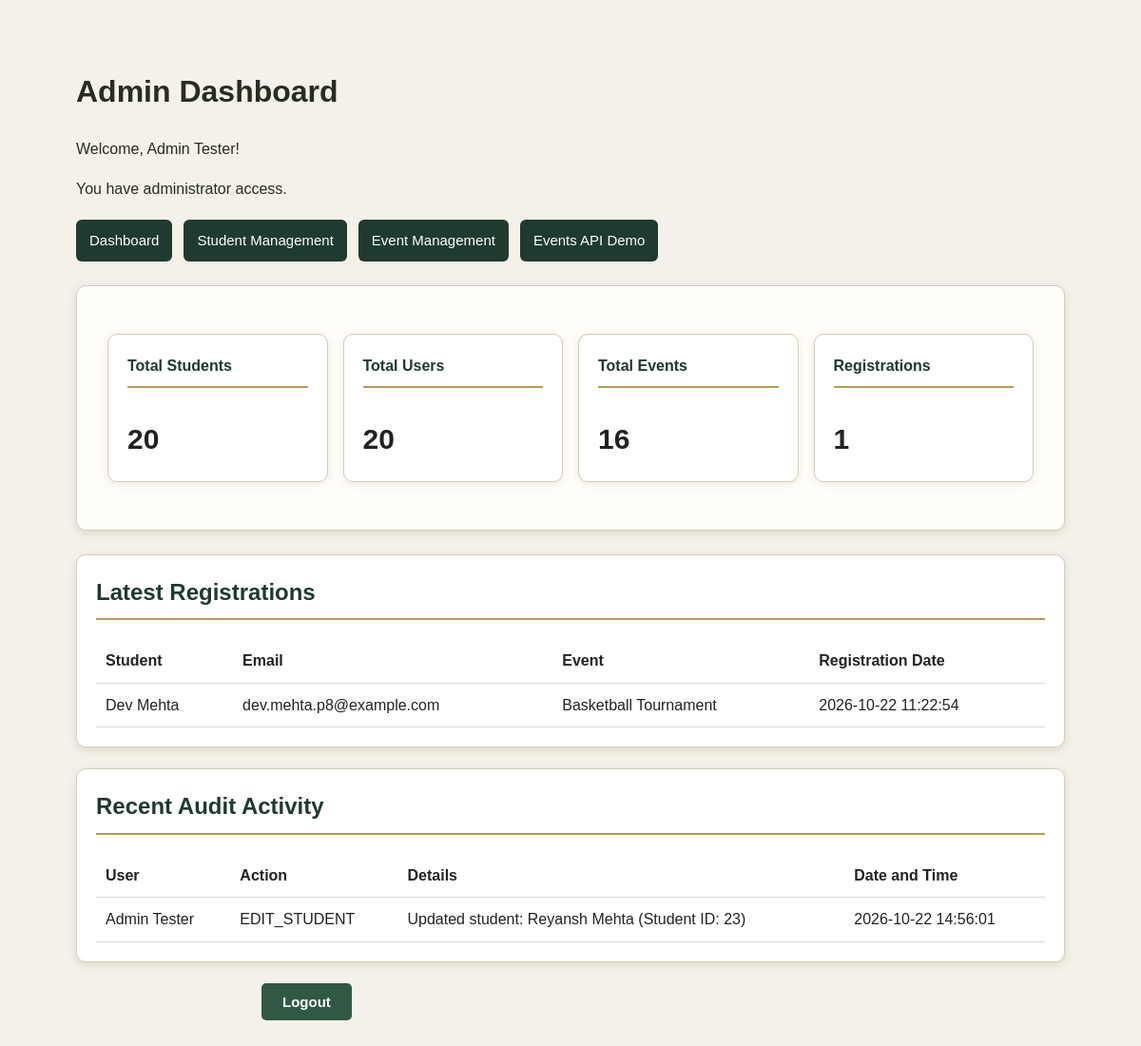
/admin-dashboard.php (signed in), run on the app's committed database.
### tables this page shows
CREATE TABLE `registrations` (
  `registration_id` int(11) NOT NULL,
  `student_id` int(11) NOT NULL,
  `event_id` int(11) NOT NULL,
  `registration_date` timestamp NOT NULL DEFAULT current_timestamp()
);

CREATE TABLE `students` (
  `student_id` int(11) NOT NULL,
  `name` varchar(100) NOT NULL,
  `email` varchar(100) NOT NULL,
  `college_student_id` varchar(30) DEFAULT NULL,
  `mobile` varchar(10) DEFAULT NULL,
  `date_of_birth` date DEFAULT NULL,
  `gender` enum('male','female','other') DEFAULT NULL,
  `program` enum('cse','it','ce') DEFAULT NULL,
  `study_year` tinyint(3) UNSIGNED DEFAULT NULL,
  `password_hash` varchar(255) DEFAULT NULL,
  `role` enum('student','admin') NOT NULL DEFAULT 'student',
  `last_login` datetime DEFAULT NULL
);

CREATE TABLE `events` (
  `event_id` int(11) NOT NULL,
  `title` varchar(150) NOT NULL,
  `event_date` date NOT NULL,
  `category` varchar(30) DEFAULT NULL,
  `location` varchar(150) DEFAULT NULL,
  `venue` varchar(150) NOT NULL DEFAULT 'TBA',
  `status` enum('open','closed') NOT NULL DEFAULT 'open',
  `description` text NOT NULL DEFAULT '',
  `poster` varchar(255) DEFAULT NULL
);

CREATE TABLE `audit_logs` (
  `log_id` int(11) NOT NULL,
  `user_id` int(11) DEFAULT NULL,
  `user_name` varchar(100) NOT NULL,
  `action` varchar(100) NOT NULL,
  `details` text DEFAULT NULL,
  `created_at` timestamp NOT NULL DEFAULT current_timestamp()
);

### admin-dashboard.php (the view, shortened to what this page needs)
<?php
require_once "db.php";
$studentCount = (int) $pdo->query(
    "SELECT COUNT(*) FROM students"
)->fetchColumn();
$eventCount = (int) $pdo->query(
    "SELECT COUNT(*) FROM events"
)->fetchColumn();
$userCount = (int) $pdo->query(
    "SELECT COUNT(*) FROM students"
)->fetchColumn();
$registrationCount = (int) $pdo->query(
    "SELECT COUNT(*) FROM registrations"
)->fetchColumn();
$latestStmt = $pdo->query(
    "SELECT r.registration_id, r.registration_date,
            s.name AS student_name, s.email,
            e.title AS event_title
     FROM registrations r
     INNER JOIN students s ON r.student_id = s.student_id
     INNER JOIN events e ON r.event_id = e.event_id
     ORDER BY r.registration_date DESC
     LIMIT 5"
);
$latestRegistrations = $latestStmt->fetchAll(PDO::FETCH_ASSOC);
$auditLogs = [];
try {
    $auditStmt = $pdo->query(
        "SELECT user_name, action, details, created_at
         FROM audit_logs
         ORDER BY created_at DESC
         LIMIT 10"
    );
    $auditLogs = $auditStmt->fetchAll(PDO::FETCH_ASSOC);
} catch (PDOException $e) {
    error_log("Audit log query failed: " . $e->getMessage());
}
function h($value) {
    return htmlspecialchars((string) $value, ENT_QUOTES, "UTF-8");
}
?>
<!DOCTYPE html>
<html lang="en">
<head>
    <link rel="stylesheet" href="style.css">
</head>
<body>
<main class="dashboard-container">
    <h1>Admin Dashboard</h1>
    <p>Welcome, <?= h($_SESSION["user_name"]) ?>!</p>
    <p>You have administrator access.</p>
    <nav class="dashboard-links" aria-label="Admin menu">
        <a href="admin-dashboard.php">Dashboard</a>
        <a href="student-management.php">Student Management</a>
        <a href="events.php">Event Management</a>
        <a href="events-api.html">Events API Demo</a>
    </nav>
    <section class="dashboard-cards" aria-label="Dashboard statistics">
        <article class="dashboard-card">
            <h2>Total Students</h2>
            <p><?= $studentCount ?></p>
        </article>
        <article class="dashboard-card">
            <h2>Total Users</h2>
            <p><?= $userCount ?></p>
        </article>
        <article class="dashboard-card">
            <h2>Total Events</h2>
            <p><?= $eventCount ?></p>
        </article>
        <article class="dashboard-card">
            <h2>Registrations</h2>
            <p><?= $registrationCount ?></p>
        </article>
    </section>
    <section class="dashboard-section">
        <h2>Latest Registrations</h2>
        <?php if (!$latestRegistrations): ?>
            <p class="empty-message">No registrations found yet.</p>
        <?php else: ?>
            <table>
                <thead>
                    <tr>
                        <th>Student</th>
                        <th>Email</th>
                        <th>Event</th>
                        <th>Registration Date</th>
                    </tr>
                </thead>
                <tbody>
                <?php foreach ($latestRegistrations as $registration): ?>
                    <tr>
                        <td><?= h($registration["student_name"]) ?></td>
                        <td><?= h($registration["email"]) ?></td>
                        <td><?= h($registration["event_title"]) ?></td>
                        <td><?= h($registration["registration_date"]) ?></td>
                    </tr>
                <?php endforeach; ?>
                </tbody>
            </table>
        <?php endif; ?>
    </section>
    <section class="dashboard-section">
        <h2>Recent Audit Activity</h2>
        <?php if (!$auditLogs): ?>
            <p class="empty-message">
                No audit activity recorded yet.
            </p>
        <?php else: ?>
            <table>
                <thead>
                    <tr>
                        <th>User</th>
                        <th>Action</th>
                        <th>Details</th>
                        <th>Date and Time</th>
                    </tr>
                </thead>
                <tbody>
                <?php foreach ($auditLogs as $log): ?>
                    <tr>
                        <td><?= h($log["user_name"]) ?></td>
                        <td><?= h($log["action"]) ?></td>
                        <td><?= h($log["details"]) ?></td>
                        <td><?= h($log["created_at"]) ?></td>
                    </tr>
                <?php endforeach; ?>
                </tbody>
            </table>
        <?php endif; ?>
    </section>
    <form action="logout.php" method="post">
        <button type="submit">Logout</button>
    </form>
</main>
</body>
</html>

### style.css (style rules this page uses)
* { box-sizing: border-box; }
body { margin: 0; font-family: Arial, sans-serif; line-height: 1.6; background-color: #f4f1e8; color: #292b25; }
nav a, nav summary { text-decoration: none; color: #ffffff; font-size: 15px; }
nav a { display: block; padding: 8px 11px; border-radius: 5px; }
main { width: 90%; max-width: 1200px; margin: 35px auto; }
main > section { background-color: #fffdf7; padding: 32px; margin-bottom: 30px; border-radius: 10px; border: 1px solid #d5ccb9; box-shadow: 0 3px 10px #ddd7ca; }
main > section h2 { margin-top: 0; color: #1f3a2e; border-bottom: 2px solid #b59a55; padding-bottom: 8px; }
article { padding: 22px; margin: 18px 0; background-color: #f7f3e8; border: 1px solid #d5ccb9; border-radius: 8px; box-shadow: 0 2px 6px #dfd9cc; }
article p { margin-bottom: 12px; }
form { max-width: 650px; margin: 20px auto; }
button { border: none; padding: 11px 22px; background-color: #315842; color: #ffffff; font-size: 15px; font-weight: bold; border-radius: 5px; cursor: pointer; }

### admin-dashboard.php (style rules this page uses)
.dashboard-container { max-width: 1100px; margin: 30px auto; padding: 20px; }
.dashboard-cards { display: grid; grid-template-columns: repeat(auto-fit, minmax(190px, 1fr)); gap: 16px; margin: 25px 0; }
.dashboard-card { background: #fff; color: #222; padding: 20px; border-radius: 10px; box-shadow: 0 2px 8px #00000015; }
.dashboard-card h2 { font-size: 16px; margin-top: 0; }
.dashboard-card p { font-size: 30px; font-weight: bold; margin-bottom: 0; }
.dashboard-section { background: #fff; color: #222; padding: 20px; margin: 22px 0; border-radius: 10px; overflow-x: auto; }
.dashboard-section table { width: 100%; border-collapse: collapse; }
.dashboard-section th, .dashboard-section td { padding: 10px; border-bottom: 1px solid #ddd; text-align: left; }
.dashboard-links { display: flex; flex-wrap: wrap; gap: 12px; margin: 20px 0; }
.dashboard-links a { display: inline-block; padding: 10px 14px; border-radius: 6px; background: #1f3a2e; color: white; text-decoration: none; }

### data on the page
registrations: student.name "Dev Mehta", student.email "dev.mehta.p8@example.com", event.title "Basketball Tournament", registration_date "2026-10-22 11:22:54"
audit_logs: user_name "Admin Tester", action "EDIT_STUDENT", details "Updated student: Reyansh Mehta (Student ID: 23)", created_at "2026-10-22 14:56:01"

### other printed values
$_SESSION["user_name"] "Admin Tester"
$studentCount "20"
$userCount "20"
$eventCount "16"
$registrationCount "1"
